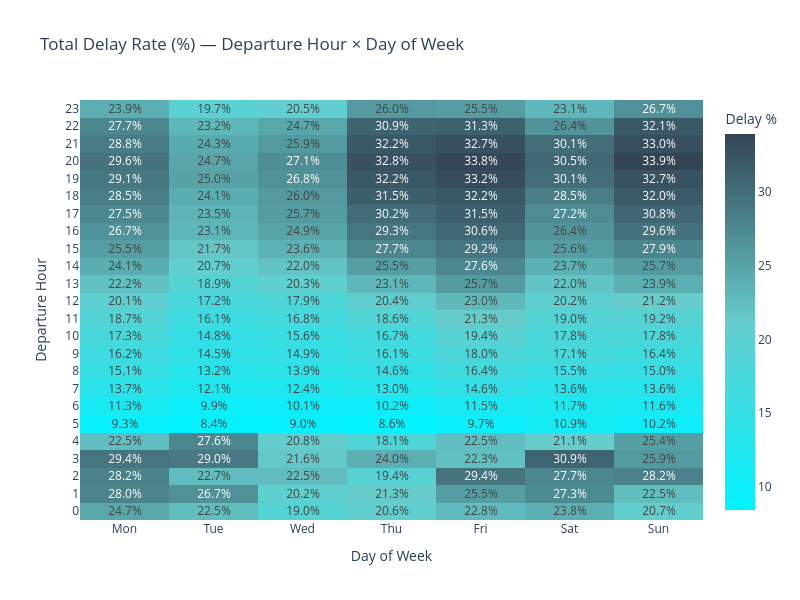

This figure's notebook cell:
### Markdown cell above
### Hora por dia da Semana

### Code cell
order = ['on_time', 'moderate_delay', 'severe_delay']
colors = {'on_time': '#00F3FF', 'moderate_delay': '#66CCCC', 'severe_delay': '#334455'}

# Extract departure hour
df['DEP_HOUR'] = df['CRS_DEP_TIME'] // 100

day_map = {1:'Mon', 2:'Tue', 3:'Wed', 4:'Thu', 5:'Fri', 6:'Sat', 7:'Sun'}

# Calculate total delay rate per hour and day of week
total = df.groupby(['DEP_HOUR', 'DAY_OF_WEEK'], observed=True).size()
delayed = df[df['ARR_DELAY_CATEGORY'] != 'on_time'].groupby(['DEP_HOUR', 'DAY_OF_WEEK'], observed=True).size()
delay_rate = (delayed / total * 100).unstack()

# Rename columns to day names
delay_rate.columns = [day_map[d] for d in delay_rate.columns]

# Replace NaN with "-" in display text
display_text = delay_rate.map(lambda x: f'{x:.1f}%' if pd.notna(x) else '-')

fig = go.Figure(go.Heatmap(
    z=delay_rate.values,
    x=[str(c) for c in delay_rate.columns],
    y=delay_rate.index.astype(str),
    text=display_text.values,
    texttemplate='%{text}',
    colorscale=[[0, '#00F3FF'], [0.5, '#66CCCC'], [1, '#334455']],
    colorbar=dict(title='Delay %'),
    hoverongaps=False
))

fig.update_layout(
    title='Total Delay Rate (%) — Departure Hour × Day of Week',
    xaxis_title='Day of Week',
    yaxis_title='Departure Hour',
    height=600,
    width=800,
    yaxis=dict(dtick=1)
)
fig.show()

# Clean up temporary column
df.drop(columns=['DEP_HOUR'], inplace=True)

### Figure 1 — Plotly figure (JSON) as saved in the notebook; plotly's stock layout.template omitted (floating-point values rounded to 4 significant figures; data arrays with more than 128 entries replaced by an {"elided": "..."} marker saying what was removed)
{"data": [{"colorbar": {"title": {"text": "Delay %"}}, "colorscale": [[0, "#00F3FF"], [0.5, "#66CCCC"], [1, "#334455"]], "hoverongaps": false, "text": {"elided": "24x7 str values"}, "texttemplate": "%{text}", "type": "heatmap", "x": ["Mon", "Tue", "Wed", "Thu", "Fri", "Sat", "Sun"], "y": ["0", "1", "2", "3", "4", "5", "6", "7", "8", "9", "10", "11", "12", "13", "14", "15", "16", "17", "18", "19", "20", "21", "22", "23"], "z": {"elided": "24x7 float values"}}], "layout": {"height": 600, "title": {"text": "Total Delay Rate (%) — Departure Hour × Day of Week"}, "width": 800, "xaxis": {"title": {"text": "Day of Week"}}, "yaxis": {"dtick": 1, "title": {"text": "Departure Hour"}}}}
